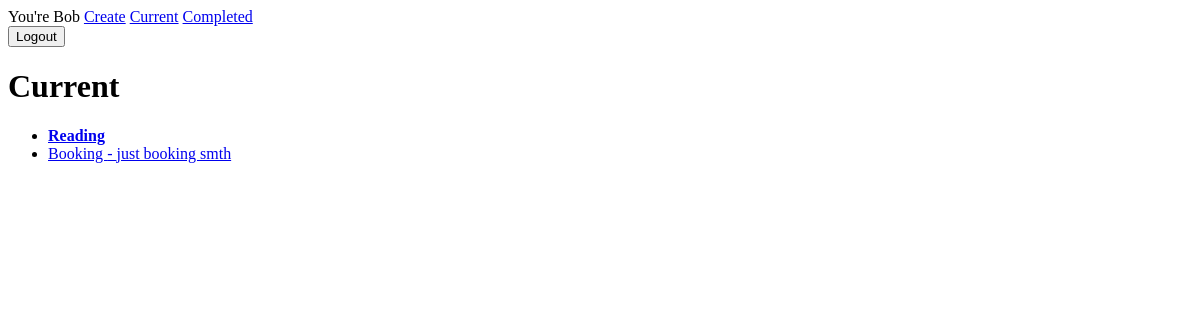
The app's page /current/ (signed in), older data.
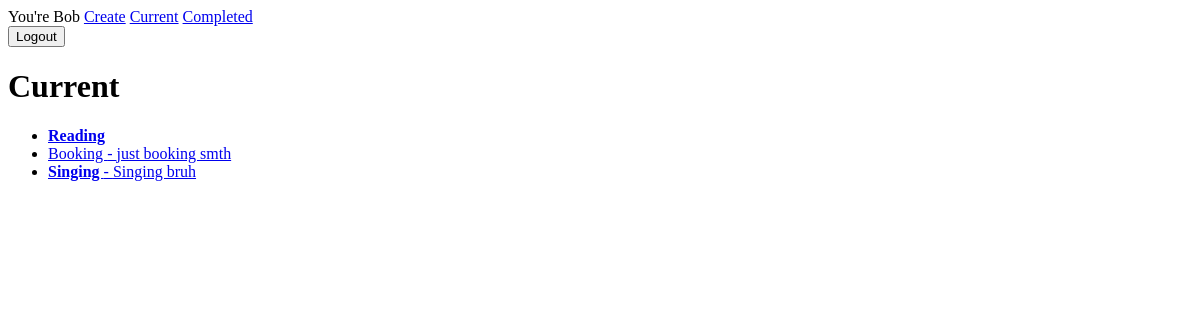
The same page, newer data.
### todo/models.py (models this page shows, shortened)
class Todo(models.Model):
    title = models.CharField(max_length=100)
    memo = models.TextField(blank=True)
    created = models.DateTimeField(auto_now_add=True)
    dateCompleted = models.DateTimeField(null=True, blank=True)
    important = models.BooleanField(default=False)
    user = models.ForeignKey(User, on_delete=models.CASCADE)

### todo/views.py (the view)
# urls.py: path('current/', views.currenttodos, name='currenttodos'),
@login_required
def currenttodos(request):
    todos = Todo.objects.filter(user=request.user, dateCompleted__isnull=True) # get user to do data from Todo Models
    return render(request, 'todo/currenttodos.html', {'todos':todos})

### todo/templates/todo/currenttodos.html (shortened to what this page needs)
{% extends 'todo/base.html' %}
{% block content %}
    <h1>Current</h1>
    <ul>
        {% for todo in todos %}
            <li>
                <a href="{% url 'viewtodo' todo.id %}">
                    {% if todo.important %}<b>{% endif %}
                        {{ todo.title }}
                    {% if todo.important %}</b>{% endif %}
                    {% if todo.memo %} - {{ todo.memo }}{% endif %}
                </a>
            </li>
        {% endfor %}
    </ul>
{% endblock %}

Row changes from the older to the newer data that the page shows:
added Todo: title "Singing", memo "Singing bruh"
